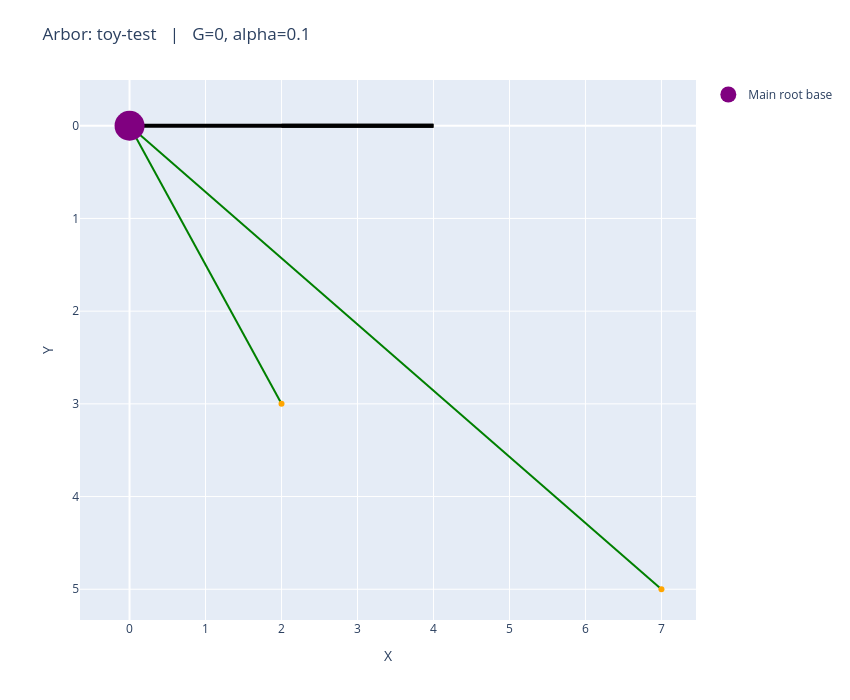

The notebook cell saved with this chart:
### Code cell
# Function that allows customizable test arbors 
def toy_arbor_gen(root, laterals, name='toy arbor'):
    root_nodes = list(root)
    if len(root_nodes) == 0:
        raise ValueError('root must contain at least one coordinate')

    G = nx.Graph()
    root_base = root_nodes[0]

    for r in root_nodes:
        G.add_node(r)
        G.nodes[r]['label'] = 'main root'

    G.nodes[root_base]['label'] = 'main root base'
    G.graph['main root base'] = root_base
    G.graph['arbor name'] = name

    for u, v in zip(root_nodes, root_nodes[1:]):
        connect_points(G, u, v)

    for lateral in laterals:
        G.add_node(lateral)
        G.nodes[lateral]['label'] = 'lateral root'
        connect_points(G, root_base, lateral)

    relabel_lateral_root_tips(G)

    return G
    

root_coords = [(0, 0), (4, 0), (2, 0)]
lateral_coords = [(7, 5), (2, 3)]

toy_test = toy_arbor_gen(root_coords, lateral_coords, "toy-test")

plot_arbors(toy_test, 0, .1)

### Figure 1 — Plotly figure (JSON) as saved in the notebook; plotly's stock layout.template omitted (floating-point values rounded to 4 significant figures)
{"data": [{"line": {"color": "black", "width": 4}, "mode": "lines", "showlegend": false, "type": "scatter", "x": [0, 4], "y": [0, 0]}, {"line": {"color": "black", "width": 4}, "mode": "lines", "showlegend": false, "type": "scatter", "x": [4, 2], "y": [0, 0]}, {"line": {"color": "green", "width": 2}, "mode": "lines", "showlegend": false, "type": "scatter", "x": [7, 0], "y": [5, 0]}, {"line": {"color": "green", "width": 2}, "mode": "lines", "showlegend": false, "type": "scatter", "x": [2, 0], "y": [3, 0]}, {"marker": {"color": "orange"}, "mode": "markers", "showlegend": false, "type": "scatter", "x": [7], "y": [5]}, {"marker": {"color": "orange"}, "mode": "markers", "showlegend": false, "type": "scatter", "x": [2], "y": [3]}, {"marker": {"color": "purple", "size": 30}, "mode": "markers", "name": "Main root base", "type": "scatter", "x": [0], "y": [0]}], "layout": {"annotations": [{"font": {"size": 14}, "showarrow": false, "text": "", "x": 0.5, "xref": "paper", "y": -0.1, "yref": "paper"}], "height": 700, "margin": {"b": 80, "t": 80}, "title": {"text": "Arbor: toy-test   |   G=0, alpha=0.1"}, "width": 850, "xaxis": {"title": {"text": "X"}}, "yaxis": {"autorange": "reversed", "title": {"text": "Y"}}}}
